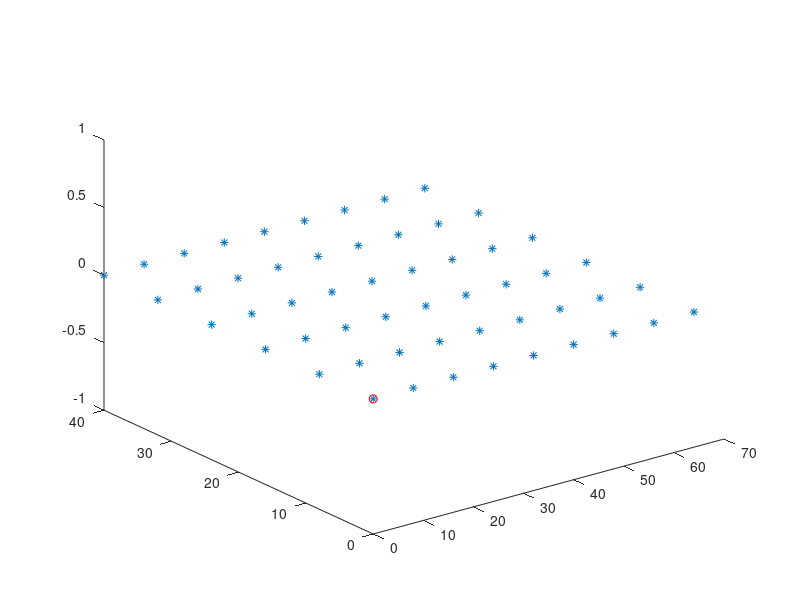

This figure's MATLAB source: (Note: this script raises an error after producing the figure.)
%% reset
clear all;
addpath(genpath('.'));
load('CameraParameters');

%% plot world points
plot3(worldPoints(:,1), worldPoints(:,2), zeros(size(worldPoints, 1), 1), '*');
hold on;
plot3(0, 0, 0, 'ro');

%% process images
for n = 1:10
    
%% find camera extrinsics
file = ['./Resources/sm_checkerboard-', num2str(n), '.jpg'];
frame = imread(file);
frame = rgb2gray(frame);
frame = undistortImage(frame, cameraParameters);
imagePoints = detectCheckerboardPoints(frame);
[rotation, translation] = extrinsics(imagePoints, worldPoints, cameraParameters);

%% find camera pose
orientation = rotation';
location = -translation/rotation;

%% plot camera
plotCamera('Location', location, 'Orientation', orientation, 'Opacity', 0, 'Size', 10);
end

%% viewing preferences
grid on;
axis equal;
axis([-50, 120, -60 80, -150, 0]);
view(0, -80);%view(20, -65); %
set(gca, 'CameraUpVector', [0 -1 0]);
hold off;
